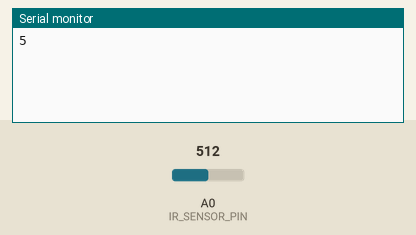
A sketch run on a simulated Arduino Uno, built with avr-gcc and run on an emulated ATmega328P. Parts: the last lines printed to the serial monitor. The inputs (shaded band) are chosen by the test bench; at power-on: A0 (IR_SENSOR_PIN) = 512.

Above: at 1.8 s.
1.9 s: A0 (IR_SENSOR_PIN) set to 716
At 2.8 s:
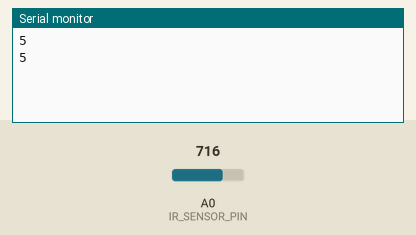
3.4 s: A0 (IR_SENSOR_PIN) set to 900
At 4.8 s:
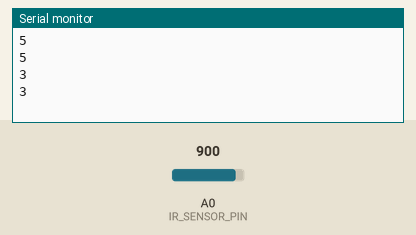
Timing chart, 0 to 6.4 s (numbered marks = the images above; inputs shaded):
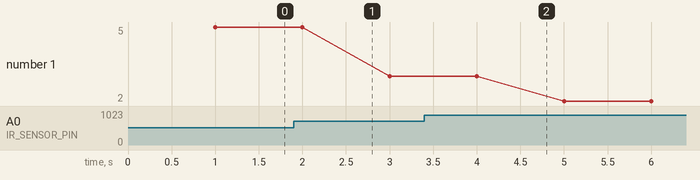

Measured:
- plotted number 1: 5 → 3 after the input at 1.9 s, 3 → 2 after the input at 3.4 s

The sketch:

_01-sharp-ir-sensor-test.ino
```cpp
// Sharp IR GP2Y0A41SK0F Distance Test
// http://tinkcore.com/sharp-ir-gp2y0a41-skf/

#define IR_SENSOR_PIN A0 // Sharp IR GP2Y0A41SK0F (4-30cm, analog)

void setup() {
  Serial.begin(9600); // start the serial port
}

void loop() {

  // 5v
  float volts = analogRead(IR_SENSOR_PIN)*0.0048828125;  // value from sensor * (5/1024)
  int distance = 13*pow(volts, -1); // worked out from datasheet graph
  delay(1000); // slow down serial port

  if (distance <= 30){
    Serial.println(distance);   // print the distance
  }
}

int distance_cm() {
  float volts = analogRead(IR_SENSOR_PIN)*0.0048828125;  // value from sensor * (5/1024)
  return 13*pow(volts, -1);
}
```
